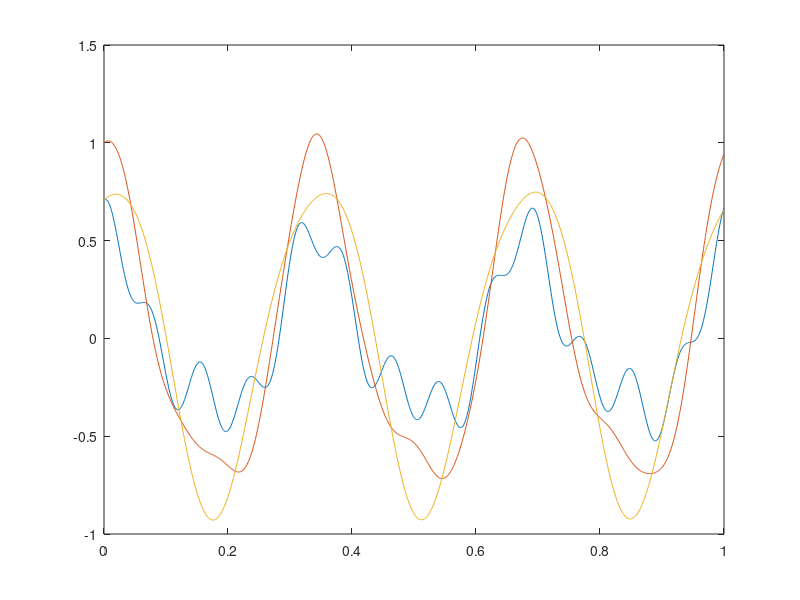

The MATLAB source for this figure:
# Primer ejercicio de ecuaciones diferenciales parciales de las diapositivas
# resuelto mediante reducción de orden con el método de Runge-Kutta.
# la deducción del sistema cKU(t)+MU''(t)=0 se encuentra en las diapositivas


function parciales1_runge_kutta


    c = 12 / (0.25 * 0.25);
    K = [2, -1, 0; -1, 2, -1; 0, -1, 2];
    M = [0.25 * 0.25, 0, 0; 0, 0.5 * 0.5, 0; 0, 0, 0.75 * 0.75];
    dt = 0.001;
    t = 0 : dt : 1.0;

    # Matrix of matrices
    A = [zeros(3, 3), eye(3); -c * inverse(M) * K, zeros(3, 3)];
    U_0 = [sin(0.25 * pi); sin(0.5 * pi); sin(0.75 * pi)];
    dU_0 = [3; 3; 3];
    w = 0.5;

    # The first vector is a combination of U_0 and dU_0
    u = [U_0 ; dU_0];

    # Calculates usual Runge-Kutta
    for i = 2 : length(t)
        current = u(:, i - 1);
        current_slope = A * current;
        k1 = dt * current_slope;
        yg = current + k1 / (2 * w);
        slope_g = A * yg;
        k2 = dt * slope_g;
        u(:, i) = current + (1 - w) * k1 + w * k2;
    end


    # Only plots the values of U
    # In indices u(4 : 6) we have stored the derivatives
    plot(t, u(1 : 3, :));
    #plot(t, u(4 : 6, :));

endfunction
